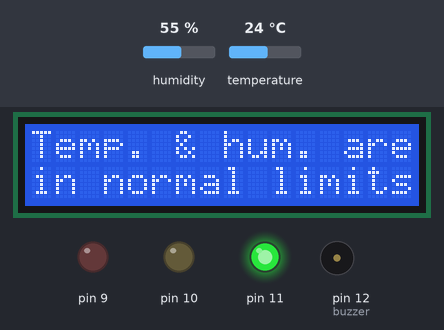
Bench run of a program on a simulated Arduino Uno, built with avr-gcc and run on an emulated ATmega328P. Parts: 16×2 character LCD, output pins drawn as LEDs (lit = HIGH), buzzer (waves = sounding). The test bench sets the inputs (shaded band); at power-on: humidity 55 %, temperature 24 °C. Pins used as bus, display or sensor lines are not drawn; what the program prints to the serial monitor is not drawn.

Above: at 2.7 s.
2.8 s: humidity set to 68 %
5.8 s: humidity set to 71 %
At 7.6 s:
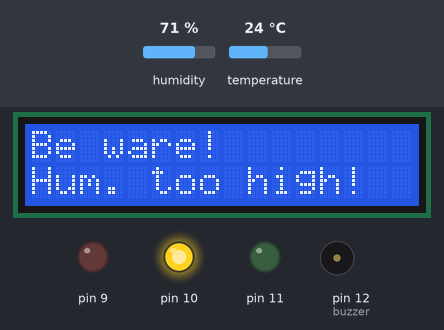
12.2 s: temperature set to 29.1 °C
16.0 s: temperature set to 30.3 °C
At 19.4 s:
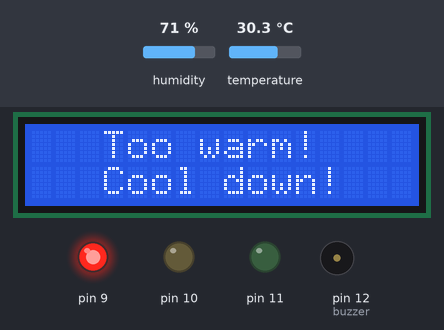
19.6 s: humidity set to 22 %
At 23.1 s:
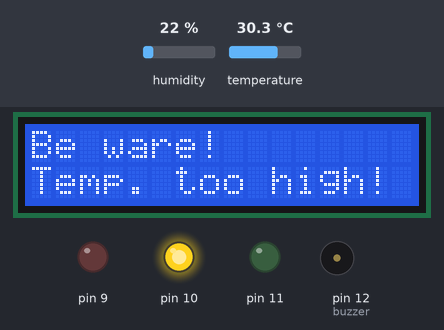
26.0 s: humidity set to 88 %
At 27.13 s:
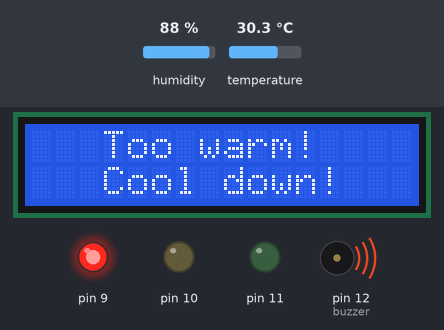
Timing chart, 0 to 29.9 s (numbered marks = the images above; inputs shaded):
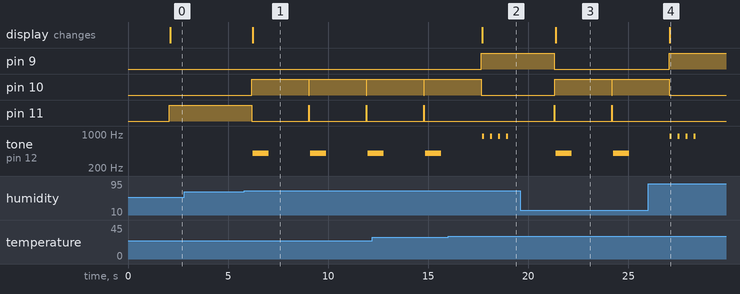

Measured:
- the behaviour switches between 69 and 70 % on humidity (found by bisection; images 0 and 1)
- the behaviour switches between 29.9 and 30 °C on temperature (found by bisection; images 1 and 2)
- after the input at 2.8 s, every drawn part: stays the same
- after the input at 5.8 s, pin 10: alternates HIGH for 2.8 s and LOW for 0.03 s, starting after 0.39 s; pin 11: alternates HIGH for 0.03 s and LOW for 2.8 s, starting after 0.39 s; tone on pin 12 (buzzer): alternates 400 Hz for 0.80 s and silent for 2.1 s, starting after 0.42 s; the display: changes after 0.42 s (image 1)
- after the input at 16.0 s, pin 9: LOW → HIGH after 1.7 s; pin 10: goes on until 17.7 s, then stays LOW; pin 11: stays LOW (without the input it goes to HIGH after 1.7 s); the display: changes after 1.7 s (image 2)
- after the input at 19.6 s, pin 9: HIGH → LOW after 1.7 s; pin 10: LOW → HIGH after 1.7 s, → LOW 2.8 s later, → HIGH 0.03 s later; pin 11: alternates HIGH for 0.03 s and LOW for 2.8 s, starting after 1.7 s; the display: changes after 1.8 s (image 3)
- after the input at 26.0 s, pin 9: LOW → HIGH after 1.0 s; pin 10: goes on until 27.0 s, then stays LOW; pin 11: stops changing and stays LOW; the display: changes after 1.1 s (image 4)

The program:

main.cpp
```cpp
#include <Arduino.h>
#include <LiquidCrystal_I2C.h>
#include <DHT.h>

LiquidCrystal_I2C lcd(0x27, 16, 2);
#define DHTPIN 2
#define DHTTYPE DHT22
DHT dht(DHTPIN, DHTTYPE);

float H;
float T;
int buzzer = 12;

void setup(){
  lcd.init(); lcd.backlight();  dht.begin();  pinMode(buzzer, OUTPUT);
  Serial.begin(9600);  Serial.println("DHT22 sensor with Arduino Uno R3!");
  pinMode(9, OUTPUT);  pinMode(10, OUTPUT);  pinMode(11, OUTPUT);
}

void loop(){
  delay(2000);
  H = dht.readHumidity();  T = dht.readTemperature();
  Serial.print("Humidity: ");
  Serial.print(H);
  Serial.println(" %; ");
  Serial.print("Temperature: ");
  Serial.print(T);
  Serial.println(" Celsius.\n");

  if(H >= 70.00 && T >= 30.00){
    digitalWrite(9, HIGH);  digitalWrite(10, LOW);  digitalWrite(11, LOW);

    lcd.println("   Too warm!    ");
    lcd.setCursor(0, 1);
    lcd.println("   Cool down!   ");
    lcd.setCursor(0, 0);

    digitalWrite(buzzer, 1); tone(buzzer, 900, 100);
    delay(400);
    digitalWrite(buzzer, 0); tone(buzzer, 900, 100);
    delay(400);
    digitalWrite(buzzer, 1); tone(buzzer, 900, 100);
    delay(400);
    digitalWrite(buzzer, 0); tone(buzzer, 900, 100);
    delay(400);
  }else{
    digitalWrite(9, LOW);  digitalWrite(10, LOW);  digitalWrite(11, HIGH);
    lcd.println("Temp. & hum. are");  lcd.setCursor(0, 1);
    lcd.println("in normal limits");  lcd.setCursor(0, 0);
    digitalWrite(buzzer, 0);
  }
  if(H < 70.00 && T >= 30.00){
    digitalWrite(9, LOW);  digitalWrite(10, HIGH);  digitalWrite(11, LOW);
    lcd.println("Be ware!        ");  lcd.setCursor(0, 1);
    lcd.println("Temp. too high! ");  lcd.setCursor(0, 0);
    digitalWrite(buzzer, 1); tone(buzzer, 400, 400);  delay(400);
    digitalWrite(buzzer, 0); tone(buzzer, 400, 400);  delay(400);
  }
  if(H >= 70.00 && T < 30.00){
    digitalWrite(9, LOW);  digitalWrite(10, HIGH);  digitalWrite(11, LOW);
    lcd.println("Be ware!        ");  lcd.setCursor(0, 1);
    lcd.println("Hum. too high!  ");  lcd.setCursor(0, 0);
    digitalWrite(buzzer, 1); tone(buzzer, 400, 400);  delay(400);
    digitalWrite(buzzer, 0); tone(buzzer, 400, 400);  delay(400);
  }
}
 
```
